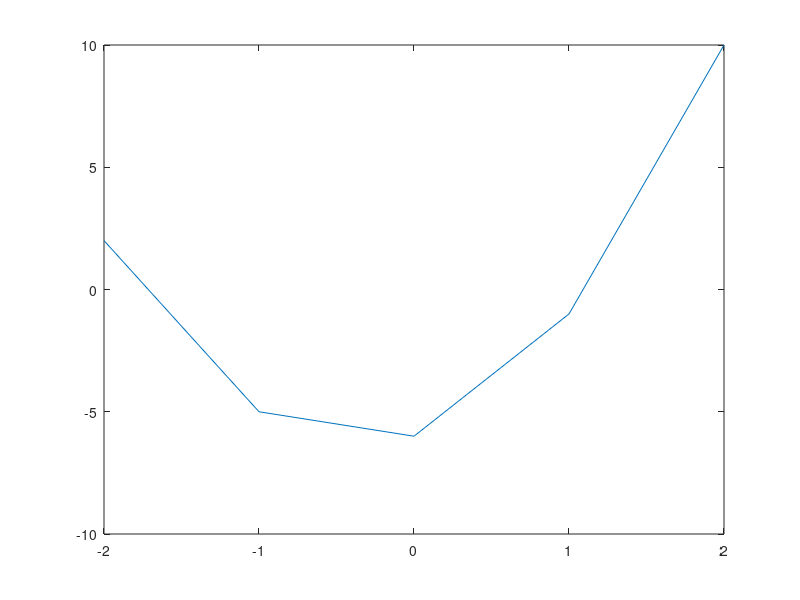

This chart was generated by the following MATLAB code:
%% What is MATLAB Machine Learning
% https://www.youtube.com/watch?v=WYG2ZZjgp5M&feature=youtu.be


%% MATLAB Variables Machine Learning
% https://www.youtube.com/watch?v=0w9NKt6Fixk&feature=youtu.be

x = 1 % assignement variable

% variable names have rules

y1 = 3*x^2 + 2*x - 6;
y1

pi

3*pi^2 + 2*pi - 6

%% MATLAB as a Calculator Machine Learning
% https://www.youtube.com/watch?v=aRSkNpCSgWY&feature=youtu.be

2 + 2

x = pi/2

2*x*(1.5-x)^4 % scientific notation

a = 3;
b = 2;
c = -6;
x1 = (-b + sqrt(b^2-4*a*c))/(2*a)
x1 = (-b - sqrt(b^2-4*a*c))/(2*a)

%% MATLAB Functions Machine Learning
% https://www.youtube.com/watch?v=RJp46UVQBic&feature=youtu.be

a = sqrt(4)

v = [0, 1, 0, -1, 0]
[a, I] = min(v) % a = -1 I = 4

x = [-2, -1, 0, 1, 2];
y = [2, -5, -6, -1, 10];
plot(x, y)

%% Getting Started with MATLAB Online Machine Learning
% https://www.youtube.com/watch?v=XjzxCVWKz58&feature=youtu.be

%% Managing Files in MATLAB Online Machine Learning
% https://www.youtube.com/watch?v=B3lWLIrYjC0&feature=youtu.be